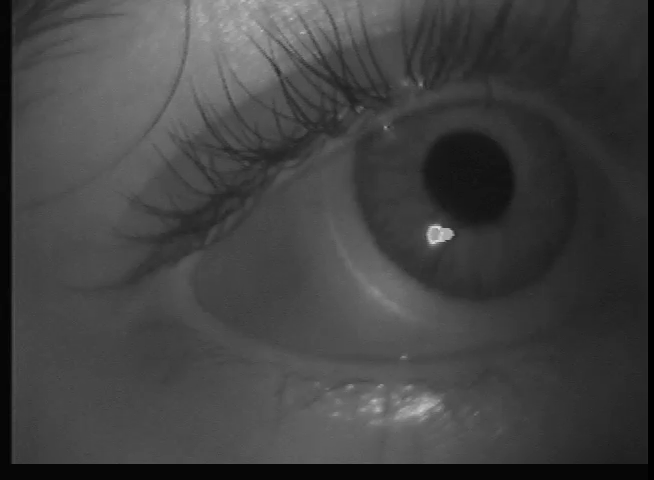
#> input picture Data/BiasedPupil.png, 654 x 480 px
$ python testframe.py   (older library calls are emulated)
#> lines starting #> are read from the running program, lines starting #| are printed output that depends on the picture; after the words box and inside, x2 and y2 are one past the last pixel; in counts of white or black regions, pixels touching at a corner belong together
### geetee/gtIO.py
#!/opt/local/bin/python
#
# Load a single video frame from an image file
# - optional border trim border argument
#
# USAGE : geetee_TestFrame.py <Test Frame Image>
#
# AUTHOR : Mike Tyszka
# PLACE  : Caltech
# DATES  : 2014-05-07 JMT From scratch
#
# This file is part of geetee.
#
#    geetee is free software: you can redistribute it and/or modify
#    it under the terms of the GNU General Public License as published by
#    the Free Software Foundation, either version 3 of the License, or
#    (at your option) any later version.
#
#    geetee is distributed in the hope that it will be useful,
#    but WITHOUT ANY WARRANTY; without even the implied warranty of
#    MERCHANTABILITY or FITNESS FOR A PARTICULAR PURPOSE.  See the
#    GNU General Public License for more details.
#
#    You should have received a copy of the GNU General Public License
#   along with geetee.  If not, see <http://www.gnu.org/licenses/>.
#
# Copyright 2014 California Institute of Technology.

import os
import cv2
import numpy as np
import ConfigParser
import gtMRClean as clean
import gtPupilometry as p


# [58 lines left out: function LoadVideoFrame, not called in this run]


def TrimBorder(frame, border = 0):
    """
    Trim video frame border introduced by frame capture

    Parameters
    ----------
    frame : numpy uint8 array
        video frame
    border : integer
        border width in pixels to strip [0]

    Returns
    -------
    frame : numpy unit8 array
        video frame without border
    """

    if border > 0:

        # Get image dimension
        nx, ny = frame.shape[1], frame.shape[0]

        # Set bounding box
        x0 = border
        y0 = border
        x1 = nx - border
        y1 = ny - border

        # Make sure bounds are inside image
        x0 = x0 if x0 > 0 else 0
        x1 = x1 if x1 < nx else nx-1
        y0 = y0 if y0 > 0 else 0
        y1 = y1 if y1 < ny else ny-1

        # Crop and return
        return frame[y0:y1, x0:x1]

    else:

        return frame


def LoadImage(image_file, border=0):
    """
    Load an image from a file and strip the border.

    Parameters
    ----------
    image_file : string
        File name of image
    border : integer
        Pixel width of border to strip [0].


    Returns
    -------
    frame : 2D numpy array
        Grayscale image array.

    Examples
    --------
    >>> img = LoadImage('test.png', 5)
    """

    # Initialize frame
    frame = np.array([])

    # load test frame image
    try:
        frame = cv2.imread(image_file)
    except:
        print('Problem opening %s to read' % image_file)
        return frame

    # Convert to grayscale image if necessary
    if frame.shape[2] == 3:
        frame = cv2.cvtColor(frame, cv2.COLOR_BGR2GRAY)

    # Trim border (if requested)
    frame = TrimBorder(frame, border)

    return frame

#
# Load setup file for complete ET pipeline
#
# [44 lines left out: functions LoadConfig, InitConfig, not called in this run]

#
# Pupilometry CSV IO
#
def ReadPupilometry(pupils_csv):

    return np.genfromtxt(pupils_csv, delimiter = ',', unpack = True)

#
# Safe mkdir - from http://code.activestate.com/recipes/82465-a-friendly-mkdir/
#
# [16 lines left out: function _mkdir, not called in this run]

### geetee/gtPupilometry.py
#!/opt/local/bin/python
#
# Video pupilometry functions
# - takes calibration and gaze video filenames as input
# - controls calibration and gaze estimation workflow
#
# USAGE : geetee.py <Calibration Video> <Gaze Video>
#
# AUTHOR : Mike Tyszka
# PLACE  : Caltech
# DATES  : 2014-05-07 JMT From scratch
#
# This file is part of geetee.
#
#    geetee is free software: you can redistribute it and/or modify
#    it under the terms of the GNU General Public License as published by
#    the Free Software Foundation, either version 3 of the License, or
#    (at your option) any later version.
#
#    geetee is distributed in the hope that it will be useful,
#    but WITHOUT ANY WARRANTY; without even the implied warranty of
#    MERCHANTABILITY or FITNESS FOR A PARTICULAR PURPOSE.  See the
#    GNU General Public License for more details.
#
#    You should have received a copy of the GNU General Public License
#   along with geetee.  If not, see <http://www.gnu.org/licenses/>.
#
# Copyright 2014 California Institute of Technology.

import os
import sys
import time
import cv2
import scipy.ndimage as spi
import numpy as np
from skimage import exposure

import gtFitEllipse as fe
import gtIO as io


# [158 lines left out: function VideoPupilometry, not called in this run]


def PupilometryEngine(img, cascade):
    """
    RANSAC ellipse fitting of pupil boundary with image support
    """

    # Find pupils in frame
    pupils = cascade.detectMultiScale(img, minNeighbors = 40)

    # Count detected pupil candidates
    n_pupils = len(pupils)

    # TODO : adaptively adjust minNeighbors to return one pupil

    if n_pupils > 0:

        # Unset blink flag
        blink = False

        # Take first detected pupil ROI
        x, y, w, h = pupils[0,:]
        x0, x1, y0, y1 = x, x+w, y, y+h
        roi_rect = (x0,y0),(x1,y1)

        # Extract pupil ROI (note row,col indexing of image array)
        pupil_roi = img[y0:y1,x0:x1]

        # Segment pupil intelligently
        pupil_bw = SegmentPupil(pupil_roi)

        # Fit ellipse to pupil boundary
        el_roi = FitPupil(pupil_bw, pupil_roi)

        # Add ROI offset
        el = (el_roi[0][0]+x0, el_roi[0][1]+y0), el_roi[1], el_roi[2]

    else:

        # Set blink flag
        blink = True
        el = ((np.nan, np.nan), (np.nan, np.nan), np.nan)
        roi_rect = (np.nan, np.nan), (np.nan, np.nan)

    return el, roi_rect, blink


def SegmentPupil(roi):
    """
    Segment pupil within pupil-iris ROI'
    """

    # Intensity rescale to emphasize pupil
    # - assumes pupil is one of the darkest regions
    # - assumes pupil occupies between 5% and 50% of frame area
    roi = RobustRescale(roi, (5,50))

    # Segment pupil in contrast stretched roi and update threshold
    thresh, blobs = cv2.threshold(roi, 128, 255, cv2.THRESH_BINARY_INV | cv2.THRESH_OTSU)

    # Morphological opening (circle 5 pixels diameter)
    kernel = cv2.getStructuringElement(cv2.MORPH_ELLIPSE,(5,5))
    blobs = cv2.morphologyEx(blobs, cv2.MORPH_OPEN, kernel)

    # Label connected components - one should be the pupil
    labels, n_labels = spi.measurements.label(blobs)

    # Measure blob areas
    areas = spi.sum(blobs, labels, range(n_labels+1))

    # Find maximum area blob
    pupil_label = np.where(areas == areas.max())[0][0]

    # Extract blob with largest area
    pupil_bw = np.uint8(labels == pupil_label)

    return pupil_bw


def FitPupil(bw, roi):

    # Identify edge pixels using Canny filter
    roi_edges = cv2.Canny(bw, 0, 1)

    # Find all edge point coordinates
    pnts = np.transpose(np.nonzero(roi_edges))

    # Swap columns - pnts are (row, col) and need to be (x,y)
    pnts[:,[0,1]] = pnts[:,[1,0]]

    # RANSAC ellipse fitting to edge points
    ellipse = fe.FitEllipse_RANSAC(pnts, roi)

    return ellipse


#
# Overlay fitted pupil ellipse on original frame
#
# [19 lines left out: function DisplayPupilEllipse, not called in this run]


def RobustRescale(gray, perc_range=(5, 95)):
    """
    Robust image intensity rescaling

    Arguments
    ----
    gray : numpy uint8 array
        Original grayscale image.
    perc_range : two element tuple of floats in range [0,100]
        Percentile scaling range

    Returns
    ----
    gray_rescale : numpy uint8 array
        Percentile rescaled image.
    """

    pA, pB = np.percentile(gray, perc_range)
    gray_rescale = exposure.rescale_intensity(gray, in_range=(pA, pB))

    return gray_rescale


# [62 lines left out: functions RotateFrame, WritePupilometry, PupilArea, not called in this run]

### geetee/gtFitEllipse.py
#!/opt/local/bin/python
"""
AUTHOR : Mike Tyszka
PLACE  : Caltech
DATES  : 2014-05-07 JMT From scratch
REFS   : Based on the robust pupil tracker developed in Swirski et al, 2012

This file is part of geetee.

   geetee is free software: you can redistribute it and/or modify
   it under the terms of the GNU General Public License as published by
   the Free Software Foundation, either version 3 of the License, or
   (at your option) any later version.

   geetee is distributed in the hope that it will be useful,
   but WITHOUT ANY WARRANTY; without even the implied warranty of
   MERCHANTABILITY or FITNESS FOR A PARTICULAR PURPOSE.  See the
   GNU General Public License for more details.

   You should have received a copy of the GNU General Public License
   along with geetee.  If not, see <http://www.gnu.org/licenses/>.

Copyright 2014 California Institute of Technology.
"""

import numpy as np
import random
import cv2

#---------------------------------------------
# RANSACE Ellipse Fitting Functions
#---------------------------------------------

def FitEllipse_RANSAC(pnts, roi):

    '''
    @param pnts:
    @param roi:
    @return:
    '''

    # Output flags
    do_graphic = False
    verbose    = False

    #
    # RANSAC parameters
    #

    # Maximum number of main iterations (random samples of 5 points)
    max_itts = 5

    # Maximum number of refinements
    max_refines = 3

    # Maximum normalized error squared for inliers
    max_norm_err_sq = 4.0

    # Tiny circle init
    best_ellipse = ((0,0),(1e-6,1e-6),0)

    # High support is better, so init with -Infinity
    best_support = -np.inf

    # Create display window and init overlay image
    if do_graphic:
        cv2.namedWindow('RANSAC', cv2.WINDOW_AUTOSIZE)

    # Count pnts (n x 2)
    n_pnts = pnts.shape[0]

    # Break if too few points to fit ellipse (RARE)
    if n_pnts < 5:
        return best_ellipse

    # Precalculate roi intensity gradients
    dIdx = cv2.Sobel(roi, cv2.CV_32F, 1, 0)
    dIdy = cv2.Sobel(roi, cv2.CV_32F, 0, 1)

    # Ransac iterations
    for itt in range(0,max_itts):

        # Select 5 points at random
        sample_pnts = np.asarray(random.sample(pnts, 5))

        # Fit ellipse to points
        ellipse = cv2.fitEllipse(sample_pnts)

        # Dot product of ellipse and image gradients
        grad_dot = EllipseImageGradDot(sample_pnts, ellipse, dIdx, dIdy)

        # Skip this iteration if one or more dot products are <= 0
        # implying that the ellipse is unlikely to bound the pupil
        if all(grad_dot > 0):

            # Refine inliers iteratively
            for refine in range(0,max_refines):

                # Calculate normalized errors for all points
                norm_err = EllipseNormError(pnts, ellipse)

                # Identify inliers
                inliers = np.nonzero(norm_err**2 < max_norm_err_sq)[0]

                # Update inliers set
                inlier_pnts = pnts[inliers]

                # Protect ellipse fitting from too few points
                if inliers.size < 5:
                    if verbose: print('Break < 5 Inliers (During Refine)')
                    break

                # Fit ellipse to refined inlier set
                ellipse = cv2.fitEllipse(inlier_pnts)

            # End refinement

            # Count inliers (n x 2)
            n_inliers    = inliers.size
            perc_inliers = (n_inliers * 100.0) / n_pnts

            # Calculate support for the refined inliers
            support = EllipseSupport(inlier_pnts, ellipse, dIdx, dIdy)

            # Report on RANSAC progress
            if verbose:
                print('RANSAC %d,%d : %0.3f (%0.1f)' % (itt, refine, support, best_support))

            # Update overlay image and display
            if do_graphic:
                overlay = cv2.cvtColor(roi/2,cv2.COLOR_GRAY2RGB)
                OverlayRANSACFit(overlay, pnts, inlier_pnts, ellipse)
                cv2.imshow('RANSAC', overlay)
                cv2.waitKey(5)

            # Update best ellipse
            if support > best_support:
                best_support = support
                best_ellipse = ellipse

        else:

            # Ellipse gradients did not match image gradients
            support = 0
            perc_inliers = 0

        if perc_inliers > 95.0:
            if verbose: print('Break Max Perc Inliers')
            break

    return best_ellipse


# [222 lines left out: functions EllipseError, EllipseNormError, EllipseSupport, EllipseImageGradDot, Geometric2Conic, Conic2Geometric and 2 more, not called in this run]

### geetee/testframe.py
#!/opt/local/bin/python
#
# Single frame geetee test
# - finds pupil
#
# USAGE : testframe.py <Test Frame Image>
#
# AUTHOR : Mike Tyszka
# PLACE  : Caltech
# DATES  : 2014-05-07 JMT From scratch
#
# This file is part of geetee.
#
#    geetee is free software: you can redistribute it and/or modify
#    it under the terms of the GNU General Public License as published by
#    the Free Software Foundation, either version 3 of the License, or
#    (at your option) any later version.
#
#    geetee is distributed in the hope that it will be useful,
#    but WITHOUT ANY WARRANTY; without even the implied warranty of
#    MERCHANTABILITY or FITNESS FOR A PARTICULAR PURPOSE.  See the
#    GNU General Public License for more details.
#
#    You should have received a copy of the GNU General Public License
#   along with geetee.  If not, see <http://www.gnu.org/licenses/>.
#
# Copyright 2014 California Institute of Technology.

import sys
import cv2
import gtIO
import gtPupilometry as p

def main():

    # Test frame image passed as command line arg
    if len(sys.argv) > 1:
        test_img = sys.argv[1]
    else:
        # test_frame_image = 'RealPupil.png'
        test_img = '../Data/BiasedPupil.png'

    # Resampling scalefactor
    sf = 4;

    # Set up LBP cascade classifier
    cascade = cv2.CascadeClassifier('Cascade/cascade.xml')

    if cascade.empty():
        print('LBP cascade is empty - check Cascade directory exists')
        sys.exit(1)

    # Load single frame
    frame = gtIO.LoadImage(test_img)
#> in LoadImage, frame is the input picture: shape (480, 654, 3); min 0, max 222, mean 66

    # Downsample original NTSC video by 4 in both axes
    nx, ny = frame.shape[1], frame.shape[0]
#> nx = 654; ny = 480
    nxd, nyd = int(nx / sf), int(ny / sf)
#> nxd = 163; nyd = 120

    # Downsample frame
    frd = cv2.resize(frame, (nxd, nyd))

    # Call pupilometry engine
    el, roi_rect, blink = p.PupilometryEngine(frd, cascade)
#> in PupilometryEngine, `pupils = cascade.detectMultiScale(img, minNeighbors = 40)`: pupils = [[92, 21, 50, 50]]
#> in PupilometryEngine, `n_pupils = len(pupils)`: n_pupils = 1
#> in PupilometryEngine, `x, y, w, h = pupils[0,:]`: x = 92; y = 21; w = 50
#> in PupilometryEngine, `x0, x1, y0, y1 = x, x+w, y, y+h`: x0 = 92; x1 = 142; y0 = 21; y1 = 71
#> in PupilometryEngine, `roi_rect = (x0,y0),(x1,y1)`: roi_rect = ((92, 21), (142, 71))
#> in PupilometryEngine, `pupil_roi = img[y0:y1,x0:x1]`:
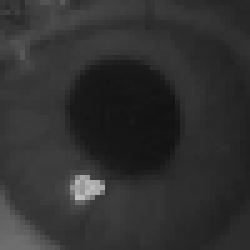
#> pupil_roi: shape (50, 50) (shown 5 times larger); min 18, max 193, mean 48.3
#> in RobustRescale, `pA, pB = np.percentile(gray, perc_range)`: pA = 22; pB = 48
#> in RobustRescale, `gray_rescale = exposure.rescale_intensity(gray, in_range=(pA, pB))`:
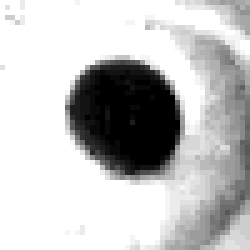
#> gray_rescale: shape (50, 50) (shown 5 times larger); min 0, max 255, mean 194
#> in SegmentPupil, `thresh, blobs = cv2.threshold(roi, 128, 255, cv2.THRESH_BINARY_INV | c..`:
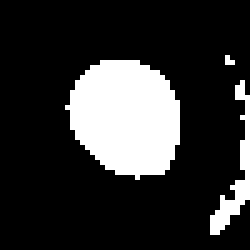
#> blobs: shape (50, 50) (shown 5 times larger); 19.6% white; 3 white regions (1 under 20 px), largest, box (x1, y1, x2, y2) and area: (13, 12, 36, 36) 416, (42, 16, 50, 47) 72
#> in SegmentPupil, `thresh, blobs = cv2.threshold(roi, 128, 255, cv2.THRESH_BINARY_INV | c..`: thresh = 127
#> in SegmentPupil, `blobs = cv2.morphologyEx(blobs, cv2.MORPH_OPEN, kernel)`: blobs: shape (50, 50); 17% white; 2 white regions (1 under 20 px), largest, box (x1, y1, x2, y2) and area: (14, 12, 36, 36) 414
#> in SegmentPupil, `labels, n_labels = spi.measurements.label(blobs)`:
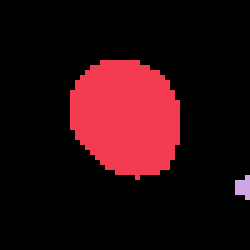
#> labels: shape (50, 50) int32 (shown 5 times larger); 3 distinct labels, from 0 to 2; one colour per label, 0 black
#> in SegmentPupil, `labels, n_labels = spi.measurements.label(blobs)`: n_labels = 2
#> in SegmentPupil, `areas = spi.sum(blobs, labels, range(n_labels+1))`: areas = [0, 105570, 2805]
#> in SegmentPupil, `pupil_label = np.where(areas == areas.max())[0][0]`: pupil_label = 1
#> in SegmentPupil, `pupil_bw = np.uint8(labels == pupil_label)`: pupil_bw: shape (50, 50); values 0 (black) and 1 (white), 16.6% white; 1 white region, box (x1, y1, x2, y2) and area: (14, 12, 36, 36) 414
#> in FitPupil, `roi_edges = cv2.Canny(bw, 0, 1)`:
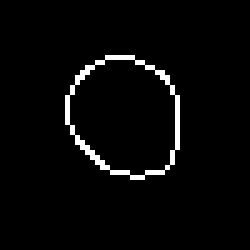
#> roi_edges: shape (50, 50) (shown 5 times larger); 3% white in thin lines or dots, all inside (x1, y1, x2, y2) = (13, 11, 36, 36)
#> in FitPupil, `pnts = np.transpose(np.nonzero(roi_edges))`: pnts = 75 pairs, first value 11 to 35, second value 13 to 35
#> in FitEllipse_RANSAC, `dIdx = cv2.Sobel(roi, cv2.CV_32F, 1, 0)`:
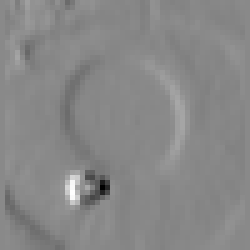
#> dIdx: shape (50, 50) float32 (shown 5 times larger); min -470, max 403, mean -4.2; drawn with min black and max white
#> in FitEllipse_RANSAC, `dIdy = cv2.Sobel(roi, cv2.CV_32F, 0, 1)`:
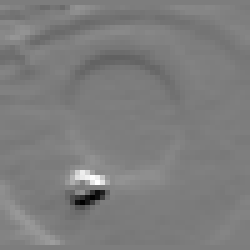
#> dIdy: shape (50, 50) float32 (shown 5 times larger); min -446, max 460, mean 0.5; drawn with min black and max white
#> after the loop in FitEllipse_RANSAC, `for itt in range(0,max_itts):`: best_ellipse = ((0, 0), (1e-06, 1e-06), 0); best_support = -inf

    # Display fitted pupil ellipse over original image
    p.DisplayPupilEllipse(frd, el)


# This is the standard boilerplate that calls the main() function.
if __name__ == '__main__':
#> (the run stopped early here; a loop or call above may not have finished)
